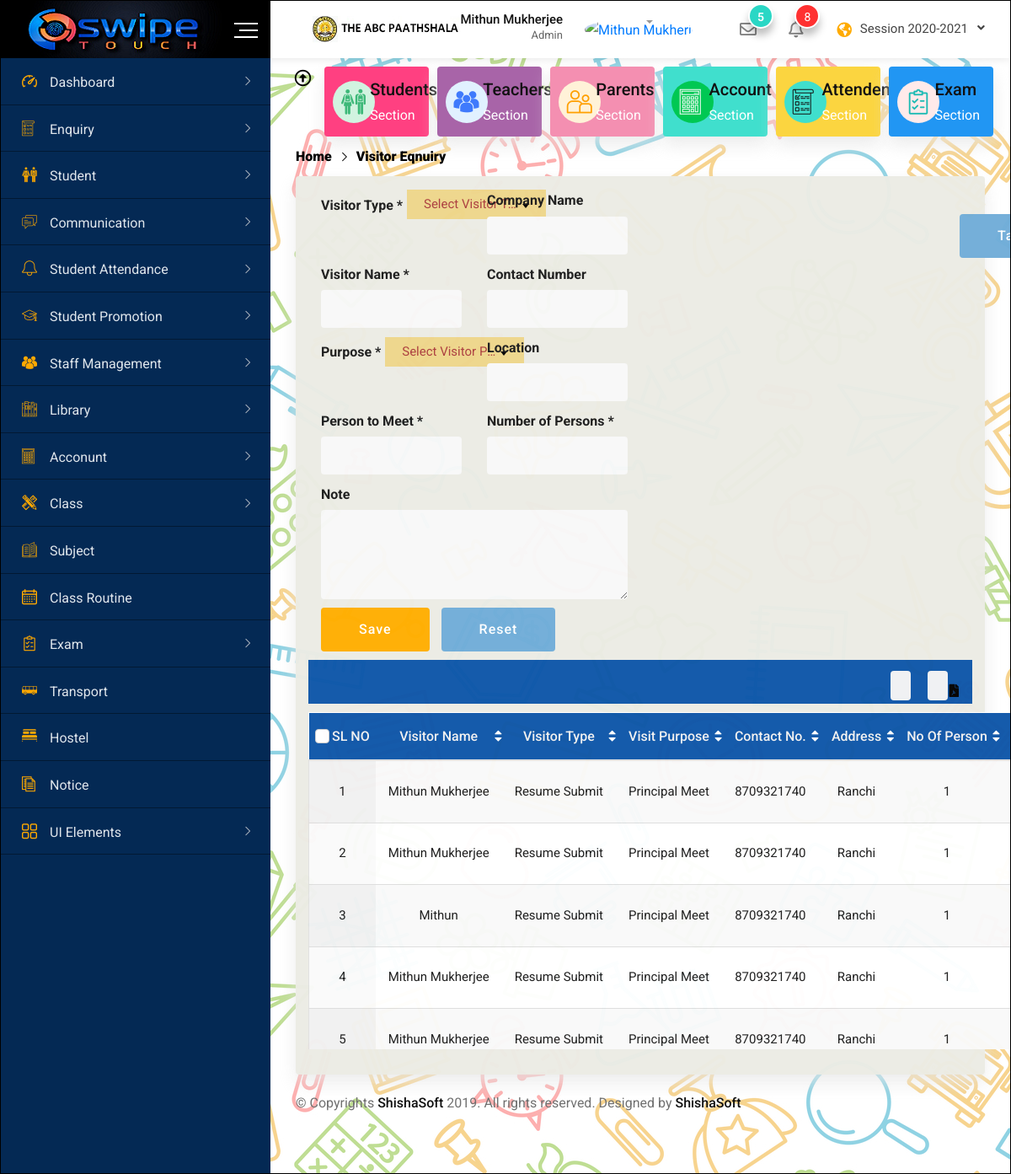
The page /visitorEnquiry.php (signed in) on the database its author committed.
### tables this page shows
CREATE TABLE `visitor_enquiry_table` (
  `veid` int(11) NOT NULL,
  `visitor_type_id` int(11) NOT NULL,
  `visitor_name` varchar(100) NOT NULL,
  `contact_no` varchar(10) NOT NULL,
  `company_name` varchar(100) NOT NULL,
  `visit_purpose_id` int(11) NOT NULL,
  `location` varchar(100) NOT NULL,
  `person_to_meet` varchar(100) NOT NULL,
  `no_of_person` tinyint(4) NOT NULL,
  `date_of_visit` date NOT NULL,
  `in_time` time NOT NULL,
  `out_time` time DEFAULT NULL,
  `note` varchar(100) NOT NULL,
  `created_by` varchar(100) NOT NULL,
  `created_on` timestamp NOT NULL DEFAULT current_timestamp() ON UPDATE current_timestamp(),
  `school_id` int(11) NOT NULL
);

CREATE TABLE `visitor_type_master` (
  `vtid` tinyint(4) NOT NULL,
  `Visitor_Type` varchar(100) NOT NULL,
  `enabled` tinyint(1) NOT NULL DEFAULT 1,
  `school_id` int(11) NOT NULL,
  `created_on` timestamp NOT NULL DEFAULT current_timestamp() ON UPDATE current_timestamp(),
  `created_by` varchar(100) NOT NULL
);

CREATE TABLE `visit_purpose_master` (
  `vpid` int(11) NOT NULL,
  `visitor_purpose` varchar(100) NOT NULL,
  `enabled` tinyint(1) NOT NULL DEFAULT 1,
  `school_id` int(11) NOT NULL,
  `created_by` varchar(100) NOT NULL,
  `created_on` timestamp NOT NULL DEFAULT current_timestamp() ON UPDATE current_timestamp()
);

### visitorEnquiry.php (the view, shortened to what this page needs)
<?php
include 'dbobj.php';
?>
<!doctype html>
<html class="no-js" lang="">
<head>
    <link rel="stylesheet" href="css/normalize.css">
    <link rel="stylesheet" href="css/main.css">
    <link rel="stylesheet" href="css/bootstrap.min.css">
    <link rel="stylesheet" href="css/all.min.css">
    <link rel="stylesheet" href="fonts/flaticon.css">
    <link rel="stylesheet" href="css/animate.min.css">
    <link rel="stylesheet" href="css/select2.min.css">
    <link rel="stylesheet" href="css/datepicker.min.css">
    <link rel="stylesheet" href="css/jquery.dataTables.min.css">
    <link rel="stylesheet" href="style.css">
</head>
<body>
    <div id="wrapper" class="wrapper bg-ash">
        <?php include ('includes/navbar.php') ?>
        <div class="dashboard-page-one">
            <?php
            include 'includes/sidebar.php';
            ?>
            <div class="dashboard-content-one">
				<?php include ('includes/hot-link.php'); ?>
                <div class="breadcrumbs-area">
                   <ul>
                        <li>
                            <a href="dashboard.php">Home</a>
                        </li>
                        <li>Visitor Eqnuiry</li>
                    </ul>
                </div>
                <div class="card height-auto">
                    <div class="card-body bg-skybluelight">
                        <form class="new-added-form" action="VisitorEnquiry2.php" method="post">
                            <div class="row">
							<div class="main-form-area-visitor col-xl-6 col-lg-6 col-12">
							    <div class="col-xl-6 col-lg-6 col-12 form-group">
                                    <label>Visitor Type *</label>
                                </div>
								<div class="col-xl-6 col-lg-6 col-12 form-group">
                                    <label>Company Name</label>
                                    <input type="text" id="companyname" name="companyname" placeholder="" class="form-control" >
                                </div>
								<div class="col-xl-6 col-lg-6 col-12 form-group">
                                    <label>Visitor Name *</label>
                                    <input type="text" id="vname" name="vname" placeholder="" class="form-control" onkeypress="lettersOnly(event);" onkeyup="restrict_textlength('vname','100');" required>
                                </div>
								 <div class="col-xl-6 col-lg-6 col-12 form-group">
                                    <label>Contact Number</label>
                                    <input type="text" id="contactno" name="contactno" placeholder="" class="form-control" onkeypress="return isNumberKey(event);"  onkeyup="restrict_textlength('contactno','10');">
                                </div>
							    <div class="col-xl-6 col-lg-6 col-12 form-group">
                                    <label>Purpose *</label>
                                </div>
								<div class="col-xl-6 col-lg-6 col-12 form-group">
                                    <label>Location</label>
                                    <input type="text" id="location" name="location" placeholder="" class="form-control" onkeypress="lettersOnly(event);" onkeyup="restrict_textlength('vname','100');" required>
                                </div>
                                <div class="col-xl-6 col-lg-6 col-12 form-group">
                                    <label>Person to Meet *</label>
                                    <input type="text" id="personmeet" name="personmeet" placeholder="" class="form-control" required>
                                </div>
								 <div class="col-xl-6 col-lg-6 col-12 form-group">
                                    <label>Number of Persons *</label>
                                    <input type="text" id="nperson" name="nperson" placeholder="" class="form-control" onkeypress="return isNumberKey(event);" required>
                                </div>
								<div class="col-xl-12 col-lg-12 col-12 form-group">
                                    <label>Note</label>
                                    <textarea class="textarea form-control" name="note" id="note" cols="10" rows="4" onkeyup="restrict_textlength('note','100');"></textarea>
                                </div>
								<div class="col-xl-12 col-lg-12 col-12 form-group">
										<button type="submit" class="btn-fill-lg btn-gradient-yellow btn-hover-bluedark">Save</button>
										<button type="button" onclick="showurl();" class="btn-fill-lg bg-blue-dark btn-hover-yellow">Reset</button>
								</div>
						    </div>
							<div class="snap-area-visitor col-xl-6 col-lg-6 col-12">
                                <div class="col-xl-6 col-lg-6 col-12" id="camContainer" >
                                </div>
                                <div class="col-xl-6 col-lg-6 col-12" id="picture_from_cam" >
                                </div>
                                <div class="col-xl-6 col-lg-6 col-12">
                                    <button type="button" onclick="take_snapshot();" class="btn-fill-lg bg-blue-dark btn-hover-yellow take-snap">Take Snap</button>
                                </div>
						    </div>
                        </form>
                        <?php
                            $getVisitorEnquiry_sql="select vet.*,date_format(vet.created_on,'%d-%m-%Y') as createdon,vtm.visitor_type as visitor_type,vpm.visitor_purpose as visit_purpose from visitor_enquiry_table vet, visitor_type_master vtm, visit_purpose_master vpm where vtm.vtid=vet.visitor_type_id and vpm.vpid=vet.visit_purpose_id and out_time is null  and vet.school_id=" . $_SESSION["SCHOOLID"] . " order by date_of_visit desc";
                            $getVisitorEnquiry_result=mysqli_query($dbhandle,$getVisitorEnquiry_sql);
                        ?>
						<div class="tabular-section-info">
							<div class="col-2-xxxl col-xl-2 col-lg-2 col-12 form-group">
							</div>
							<div class="col-2-xxxl col-xl-2 col-lg-2 col-12 form-group">
							</div>
							<div class="col-2-xxxl col-xl-2 col-lg-2 col-12 form-group">
							</div>
							<div class="col-2-xxxl col-xl-2 col-lg-2 col-12 form-group">
							</div>
							<div class="col-2-xxxl col-xl-2 col-lg-2 col-12 form-group">
							</div>
							<div class="col-2-xxxl col-xl-2 col-lg-2 col-12 form-group">
							<span class="dexcel"><a href="#"><i class="fas fa-file-excel"></i></a></span><span class="dpdf"><a href="javascript:demoFromHTML();"><i class="fas fa-file-pdf"></i></a></span>
							</div>
					    </div>
						<div class="tabular-section-detail" id="visitorlist">
                            <div class="table-responsive">
                                <table class="table display data-table text-nowrap" id="visitor-list">
                                    <thead>
                                        <tr>
                                            <th width="5%">
                                            <div class="form-check">
                                                    <label class="form-check-label">SL NO</label>
                                            </div>
                                            </th>
                                            <th width="10%">Visitor Name</th>
                                            <th width="10%">Visitor Type</th>
                                            <th width="10%">Visit Purpose</th>
                                            <th width="10%">Contact No.</th>
                                            <th width="10%">Address</th>
                                            <th width="5%">No Of Person</th>
                                            <th width="10%">Date</th>
                                        </tr>
                                    </thead>
                                    <tbody>
                                        <?php
                                            $cnt=1;
                                            while($getVisitorEnquiry_row=$getVisitorEnquiry_result->fetch_assoc())
                                            {
                                                    $str='SLNo.-' . $cnt;
                                                    $str= $str . ';Visitor Name-'. $getVisitorEnquiry_row["visitor_name"];
                                                    $str= $str . ';Visitor Type-'. $getVisitorEnquiry_row["visitor_type"];
                                                    $str= $str . ';Purpose-' . $getVisitorEnquiry_row["visit_purpose"];
                                                    $str= $str . ';Contact Number-' . $getVisitorEnquiry_row["contact_no"];
                                                    $str= $str . ';Address-' . $getVisitorEnquiry_row["location"] ;
                                                    $str= $str . ';Number of Person-' . $getVisitorEnquiry_row["no_of_person"];
                                                    $str= $str . ';Visiging Date-' . $getVisitorEnquiry_row["date_of_visit"];
                                                    $str= $str . ';In Time-' . $getVisitorEnquiry_row["in_time"];
                                                echo '<tr id=id="visitor"' . $cnt . '>
                                                        <td>' . $cnt . '</td>
                                                        <td>' . $getVisitorEnquiry_row["visitor_name"] .  '</td>
                                                        <td>' . $getVisitorEnquiry_row["visitor_type"] .  '</td>
                                                        <td>' . $getVisitorEnquiry_row["visit_purpose"] .  '</td>
                                                        <td>' . $getVisitorEnquiry_row["contact_no"] .  '</td>
                                                        <td>' . $getVisitorEnquiry_row["location"] .  '</td>
                                                        <td>' . $getVisitorEnquiry_row["no_of_person"] .  '</td>
                                                        <td>' . $getVisitorEnquiry_row["date_of_visit"] .  '</td>
                                                        <td>' . $getVisitorEnquiry_row["in_time"] .  '</td>
                                                        <td id="td_outtime'.$cnt.'">' . ($getVisitorEnquiry_row["out_time"]!="" ? $getVisitorEnquiry_row["out_time"] : '<input type="time" step="1" min='. "'1:00'" . " max='12:59' " . ' id="outtime' . $cnt . '" name="outtime" class="form-control"> <img src="img/update-icon.png" class="update" alt="update" onClick="outtime(' . "'outtime" . $cnt . "'," . $getVisitorEnquiry_row["veid"] .  ",'td_outtime" . $cnt ."'" . ');" />').' </td>
                                                        <td class="text-center"><a href="app_images/visitors/visitor' . $getVisitorEnquiry_row["veid"]. '.png"><img src="app_images/visitors/visitor' . $getVisitorEnquiry_row["veid"]. '.png" alt="visitor"></a></td>
                                                        <td>Print <input type="hidden" id="printval' . $cnt . '" value=" ' . $str . '"> </td>
                                                    </tr>';
                                                    $cnt++;
                                            }
                                        ?>
                                    </tbody>
                                </table>
                            </div>
						</div>
                    </div>
                </div>
                <footer class="footer-wrap-layout1">
                    <div class="copyright">© Copyrights <a href="#">ShishaSoft</a> 2019. All rights reserved. Designed by <a
                            href="#">ShishaSoft</a></div>
                </footer>
            </div>
        </div>
    </div>
</body>
</html>

### rows shown on the page
visitor_enquiry_table: visitor_name "Mithun Mukherjee", visitor_type_master.Visitor_Type "Resume Submit", visit_purpose_master.visitor_purpose "Principal Meet", contact_no "8709321740", location "Ranchi", no_of_person "1"
visitor_enquiry_table: visitor_name "Mithun Mukherjee", visitor_type_master.Visitor_Type "Resume Submit", visit_purpose_master.visitor_purpose "Principal Meet", contact_no "8709321740", location "Ranchi", no_of_person "1"
visitor_enquiry_table: visitor_name "Mithun", visitor_type_master.Visitor_Type "Resume Submit", visit_purpose_master.visitor_purpose "Principal Meet", contact_no "8709321740", location "Ranchi", no_of_person "1"
visitor_enquiry_table: visitor_name "Mithun Mukherjee", visitor_type_master.Visitor_Type "Resume Submit", visit_purpose_master.visitor_purpose "Principal Meet", contact_no "8709321740", location "Ranchi", no_of_person "1"
visitor_enquiry_table: visitor_name "Mithun Mukherjee", visitor_type_master.Visitor_Type "Resume Submit", visit_purpose_master.visitor_purpose "Principal Meet", contact_no "8709321740", location "Ranchi", no_of_person "1"

### other values the page prints
$_SESSION["NAME"] "Mithun Mukherjee"
